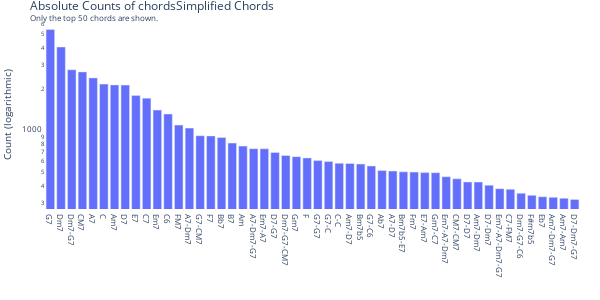

The cell this chart's notebook holds for it:
### Code cell
df_chords.sort_values(by=['count'], ascending=False, inplace=True)
df_chords_top = df_chords.head(topn)

fig = px.bar(df_chords_top,
             x='chord',
             y='count',
             log_y=True,
             width=600, height=300,
             )
fig.update_layout(
    barmode='stack',
    xaxis={'categoryorder':'total descending'},
    title={'text': f"Absolute Counts of {chords_preprocess} Chords<br><sup>Only the top {topn} chords are shown.</sup>",
           'font': {'size': 12}
           },
    xaxis_title="",
    yaxis_title="Count (logarithmic)",
    margin=dict(l=0, r=20, t=20, b=20),
    font=dict(
        #family="Courier New, monospace",
        size=8,
        #color="RebeccaPurple"
    ),
    plot_bgcolor="white",
)
fig.show()

### Figure 1 — Plotly figure (JSON) as saved in the notebook; plotly's stock layout.template omitted (floating-point values rounded to 4 significant figures)
{"data": [{"alignmentgroup": "True", "hovertemplate": "chord=%{x}<br>count=%{y}<extra></extra>", "legendgroup": "", "marker": {"color": "#636efa", "pattern": {"shape": ""}}, "name": "", "offsetgroup": "", "orientation": "v", "showlegend": false, "textposition": "auto", "x": ["G7", "Dm7", "Dm7-G7", "CM7", "A7", "C", "Am7", "D7", "E7", "C7", "Em7", "C6", "FM7", "A7-Dm7", "G7-CM7", "F7", "Bb7", "B7", "Am", "A7-Dm7-G7", "Em7-A7", "D7-G7", "Dm7-G7-CM7", "Gm7", "F", "G7-G7", "G7-C", "C-C", "Am7-D7", "Bm7b5", "G7-C6", "Ab7", "A7-D7", "Bm7b5-E7", "Fm7", "E7-Am7", "Gm7-C7", "Em7-A7-Dm7", "CM7-CM7", "D7-D7", "Am7-Dm7", "D7-Dm7", "Em7-A7-Dm7-G7", "C7-FM7", "Dm7-G7-C6", "F#m7b5", "Eb7", "Am7-Dm7-G7", "Am7-Am7", "D7-Dm7-G7"], "xaxis": "x", "y": [5427, 4047, 2764, 2669, 2415, 2176, 2148, 2140, 1797, 1721, 1410, 1321, 1097, 1043, 918, 915, 891, 812, 772, 740, 738, 694, 660, 647, 634, 606, 596, 580, 578, 572, 554, 513, 509, 502, 500, 496, 495, 463, 447, 424, 423, 402, 379, 375, 351, 339, 331, 328, 323, 316], "yaxis": "y", "type": "bar"}], "layout": {"xaxis": {"anchor": "y", "domain": [0.0, 1.0], "title": {"text": ""}, "categoryorder": "total descending"}, "yaxis": {"anchor": "x", "domain": [0.0, 1.0], "title": {"text": "Count (logarithmic)"}, "type": "log"}, "legend": {"tracegroupgap": 0}, "margin": {"t": 20, "l": 0, "r": 20, "b": 20}, "barmode": "stack", "height": 300, "width": 600, "title": {"font": {"size": 12}, "text": "Absolute Counts of chordsSimplified Chords<br><sup>Only the top 50 chords are shown.</sup>"}, "font": {"size": 8}, "plot_bgcolor": "white"}}
